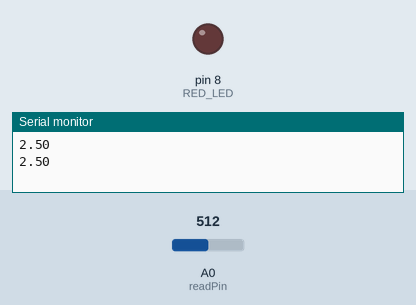
This sketch was run on a simulated Arduino Uno, built with avr-gcc and run on an emulated ATmega328P. Parts: output pins drawn as LEDs (lit = HIGH), the last lines printed to the serial monitor. The test bench sets the inputs (shaded band); at power-on: A0 (readPin) = 512.

Above: at 1.8 s.
1.9 s: A0 (readPin) set to 810
4.2 s: A0 (readPin) set to 837
At 7.2 s:
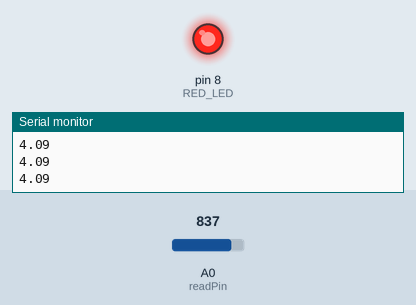
7.5 s: A0 (readPin) set to 716
At 9.6 s:
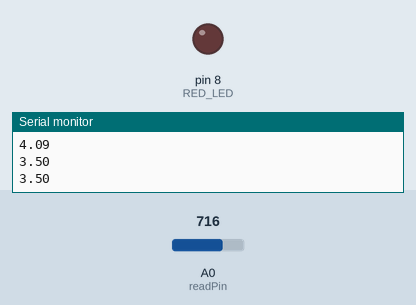
10.5 s: A0 (readPin) set to 900
At 13.2 s:
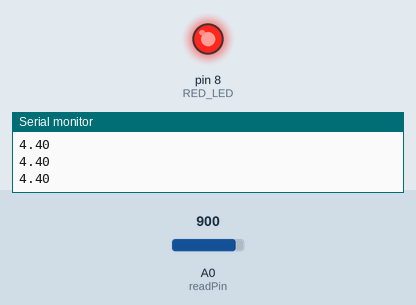
Timing chart, 0 to 14.5 s (numbered marks = the images above; inputs shaded):
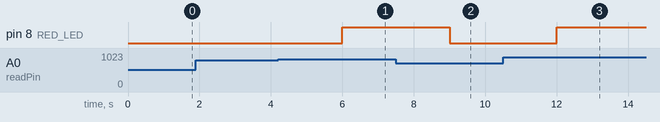

The sketch:

whileLoop.ino
```cpp
int readPin = A0;
int RED_LED = 8;
int readVoltage;
float voltageVal;
int delayTime = 1000;

void setup() {
  // put your setup code here, to run once:
  pinMode(readPin, INPUT);
  pinMode(RED_LED, OUTPUT);
  Serial.begin(9600);
}

void loop() {
  // put your main code here, to run repeatedly:
  readVoltage = analogRead(readPin);
  voltageVal = (5.0/1023.) * readVoltage;
  Serial.println(voltageVal);
  delay(delayTime);

  while(voltageVal > 4.0){
    digitalWrite(RED_LED, HIGH);
    readVoltage = analogRead(readPin);
    voltageVal = (5.0/1023.) * readVoltage;
    Serial.println(voltageVal);
    delay(delayTime);
  }
  digitalWrite(RED_LED, LOW);
}
```

Measured:
- the behaviour switches between 818 and 819 on A0 (readPin) (found by bisection; images 0 and 1)
- after the input at 4.2 s, pin 8 (RED_LED): LOW → HIGH after 1.8 s
- after the input at 7.5 s, pin 8 (RED_LED): HIGH → LOW after 1.5 s
- after the input at 10.5 s, pin 8 (RED_LED): LOW → HIGH after 1.5 s
